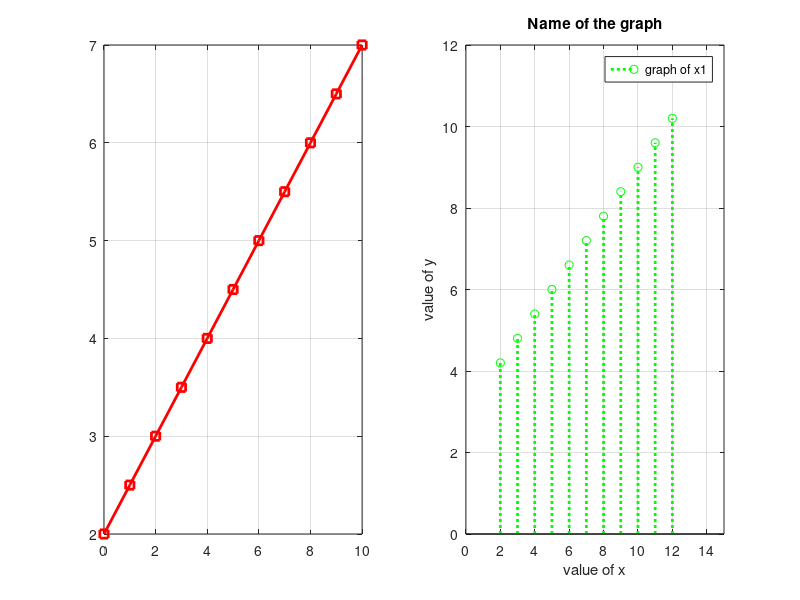

This figure's MATLAB source:
x1 = 0:1:10;
x2 = 2:1:12;
m1 = 0.5;
m2 = 0.6;
c1 = 2;
c2 = 3;
y1 = m1*x1+c1;
y2 = m2*x2+c2;
figure;
subplot(1,2,1)
plot(x1,y1,'-rs','Linewidth',2)
grid on
subplot(1,2,2)
stem(x2,y2,':go','Linewidth',2)
title('Name of the graph')
xlabel('value of x')
ylabel('value of y')
xlim([0 15])
ylim([0 12])
grid on
legend('graph of x1','graph of x2')
